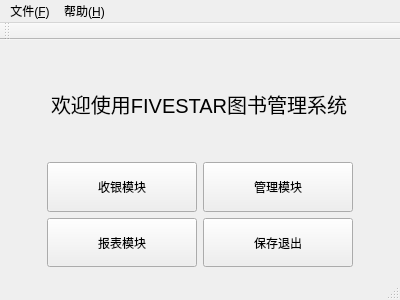
<?xml version="1.0" encoding="UTF-8"?>
<ui version="4.0">
 <class>MainWindowClass</class>
 <widget class="QMainWindow" name="MainWindowClass">
  <property name="geometry">
   <rect>
    <x>0</x>
    <y>0</y>
    <width>400</width>
    <height>300</height>
   </rect>
  </property>
  <property name="minimumSize">
   <size>
    <width>400</width>
    <height>300</height>
   </size>
  </property>
  <property name="maximumSize">
   <size>
    <width>800</width>
    <height>600</height>
   </size>
  </property>
  <property name="windowTitle">
   <string>FIVESTAR图书管理系统</string>
  </property>
  <property name="windowIcon">
   <iconset resource="../qrc/MainWindow.qrc">
    <normaloff>:/img/image/favicon.ico</normaloff>:/img/image/favicon.ico</iconset>
  </property>
  <widget class="QWidget" name="centralWidget">
   <property name="minimumSize">
    <size>
     <width>200</width>
     <height>200</height>
    </size>
   </property>
   <layout class="QGridLayout" name="gridLayout">
    <item row="0" column="0" alignment="Qt::AlignHCenter">
     <widget class="QLabel" name="label">
      <property name="font">
       <font>
        <pointsize>15</pointsize>
       </font>
      </property>
      <property name="text">
       <string>欢迎使用FIVESTAR图书管理系统</string>
      </property>
     </widget>
    </item>
    <item row="1" column="0">
     <layout class="QGridLayout" name="gridLayout_2">
      <item row="0" column="0">
       <widget class="QPushButton" name="ButtonSale">
        <property name="sizePolicy">
         <sizepolicy hsizetype="Preferred" vsizetype="Preferred">
          <horstretch>0</horstretch>
          <verstretch>0</verstretch>
         </sizepolicy>
        </property>
        <property name="maximumSize">
         <size>
          <width>150</width>
          <height>100</height>
         </size>
        </property>
        <property name="text">
         <string>收银模块</string>
        </property>
       </widget>
      </item>
      <item row="0" column="1">
       <widget class="QPushButton" name="ButtonManage">
        <property name="sizePolicy">
         <sizepolicy hsizetype="Minimum" vsizetype="Preferred">
          <horstretch>0</horstretch>
          <verstretch>0</verstretch>
         </sizepolicy>
        </property>
        <property name="maximumSize">
         <size>
          <width>150</width>
          <height>100</height>
         </size>
        </property>
        <property name="text">
         <string>管理模块</string>
        </property>
       </widget>
      </item>
      <item row="1" column="0">
       <widget class="QPushButton" name="ButtonReport">
        <property name="sizePolicy">
         <sizepolicy hsizetype="Minimum" vsizetype="Preferred">
          <horstretch>0</horstretch>
          <verstretch>0</verstretch>
         </sizepolicy>
        </property>
        <property name="maximumSize">
         <size>
          <width>150</width>
          <height>100</height>
         </size>
        </property>
        <property name="text">
         <string>报表模块</string>
        </property>
       </widget>
      </item>
      <item row="1" column="1">
       <widget class="QPushButton" name="ButtonExit">
        <property name="sizePolicy">
         <sizepolicy hsizetype="Minimum" vsizetype="Preferred">
          <horstretch>0</horstretch>
          <verstretch>0</verstretch>
         </sizepolicy>
        </property>
        <property name="maximumSize">
         <size>
          <width>150</width>
          <height>100</height>
         </size>
        </property>
        <property name="text">
         <string>保存退出</string>
        </property>
       </widget>
      </item>
     </layout>
    </item>
   </layout>
  </widget>
  <widget class="QMenuBar" name="menuBar">
   <property name="geometry">
    <rect>
     <x>0</x>
     <y>0</y>
     <width>400</width>
     <height>26</height>
    </rect>
   </property>
   <widget class="QMenu" name="menu">
    <property name="title">
     <string>帮助(&amp;H)</string>
    </property>
    <addaction name="ActionAbout"/>
   </widget>
   <widget class="QMenu" name="menu_2">
    <property name="title">
     <string>文件(&amp;F)</string>
    </property>
    <addaction name="ActionSave"/>
   </widget>
   <addaction name="menu_2"/>
   <addaction name="menu"/>
  </widget>
  <widget class="QToolBar" name="mainToolBar">
   <attribute name="toolBarArea">
    <enum>TopToolBarArea</enum>
   </attribute>
   <attribute name="toolBarBreak">
    <bool>false</bool>
   </attribute>
  </widget>
  <widget class="QStatusBar" name="statusBar"/>
  <action name="action">
   <property name="text">
    <string>关于</string>
   </property>
  </action>
  <action name="ActionAbout">
   <property name="text">
    <string>关于(&amp;A)</string>
   </property>
  </action>
  <action name="ActionSave">
   <property name="text">
    <string>保存(&amp;S)</string>
   </property>
  </action>
 </widget>
 <layoutdefault spacing="6" margin="11"/>
 <resources>
  <include location="../qrc/MainWindow.qrc"/>
 </resources>
 <connections/>
</ui>
